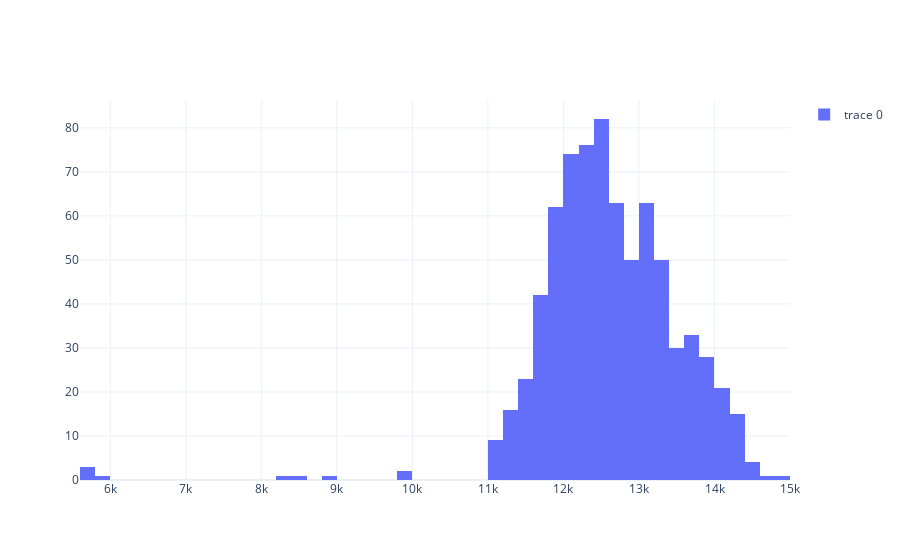

Notebook code cell kept with this figure:
### Code cell
show_plot([make_hist([read.length for read in centromere_reads], bin_size=200)])

### Figure 1 — Plotly figure (JSON) as saved in the notebook; plotly's stock layout.template omitted (floating-point values rounded to 4 significant figures; data arrays with more than 128 entries replaced by an {"elided": "..."} marker saying what was removed)
{"data": [{"showlegend": true, "type": "histogram", "x": {"elided": "752 int values"}, "xbins": {"size": 200}}], "layout": {"hovermode": "closest", "xaxis": {"showgrid": true}, "yaxis": {"showgrid": true}}}
